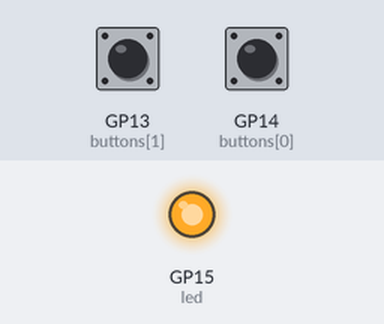
Bench run of a program on a simulated Raspberry Pi Pico running MicroPython. Parts: output pins drawn as LEDs (lit = HIGH). The test bench sets the inputs (shaded band); at power-on: GP13 (buttons[1]) LOW, GP14 (buttons[0]) LOW. Random numbers come from a fixed seed; what the program prints to the serial console is not drawn.

Above: at 0.1 s.
At 7.0 s:
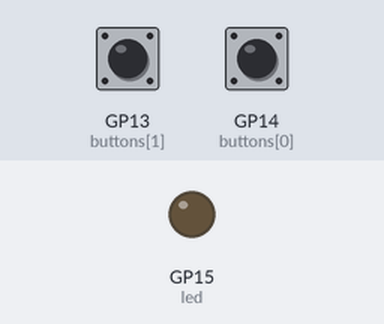
7.1 s: GP13 (buttons[1]) pulled HIGH for 0.15 s
Timing chart, 0 to 10.1 s (numbered marks = the images above; inputs shaded):
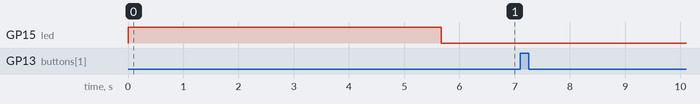

The program:

09_dual_player_reaction_game.py
```python
from kfkonrad import Pin
import utime
import urandom

led = Pin(15, Pin.OUT)
buttons = [Pin(gpio, Pin.IN, Pin.PULL_DOWN) for gpio in (14, 13)]
time_finish = None

winner = None


def button_handler(pin):
    global time_finish, winner
    if not time_finish:
        time_finish = utime.ticks_ms()
        winner = pin


led.value = 1
utime.sleep(urandom.uniform(5, 10))
led.value = 0
time_start = utime.ticks_ms()

for b in buttons:
    b.irq(trigger=Pin.IRQ_RISING, handler=button_handler)

while not time_finish:
    utime.sleep(0.25)

time_reaction = utime.ticks_diff(time_finish, time_start)
print(f"Player {buttons.index(winner) + 1} won!")
print(f"Your reaction time was {time_reaction} milliseconds!")
```

kfkonrad.py
```python
import machine


class Pin(machine.Pin):
    @property
    def value(self):
        return super().value()

    @value.setter
    def value(self, arg):
        super().value(arg)

    def __eq__(self, other):
        return repr(self) == repr(other)
```

Measured:
- after the input at 7.1 s, every drawn part: stays the same
